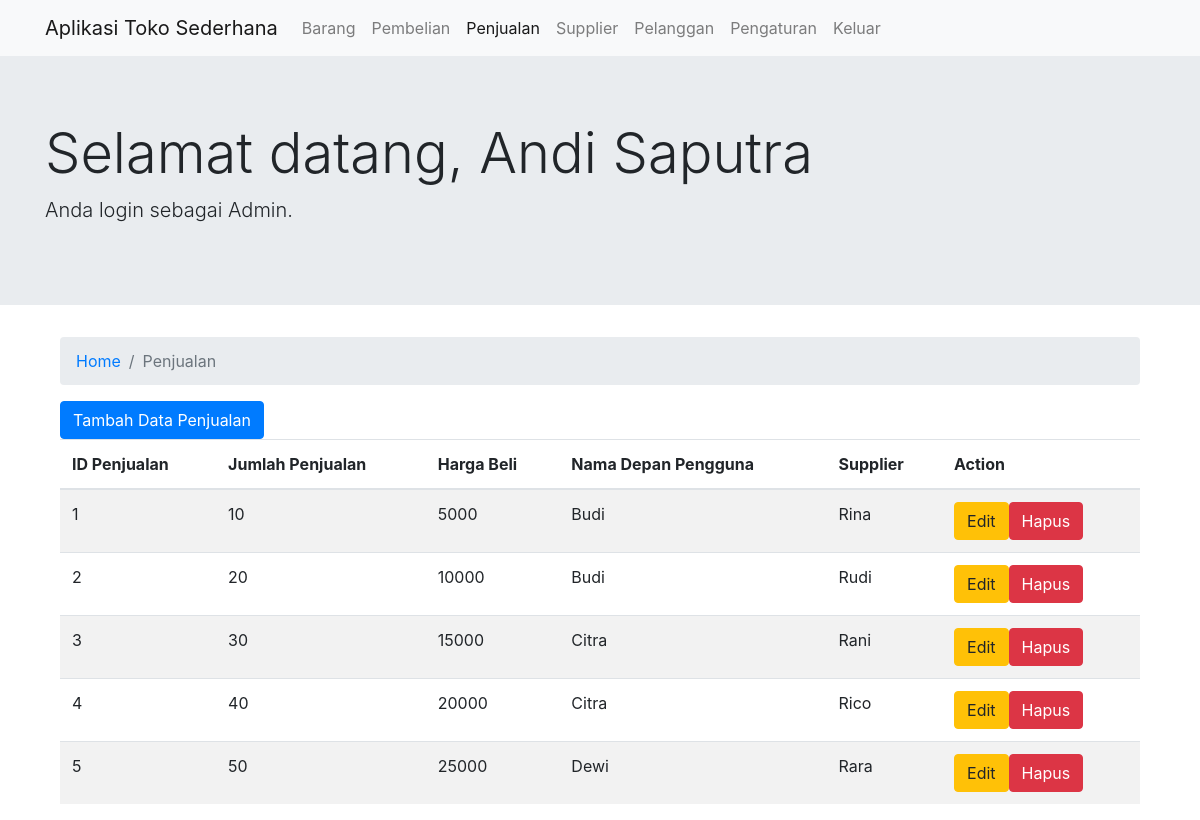
Screenshot of /home.php?halaman=penjualan (signed in) with the database file from the repository.
### tables this page shows
CREATE TABLE `HakAkses` (
  `IdAkses` int(5) NOT NULL,
  `NamaAkses` varchar(10) DEFAULT NULL,
  `Keterangan` varchar(100) DEFAULT NULL,
  PRIMARY KEY (`IdAkses`)
);

CREATE TABLE `Penjualan` (
  `IdPenjualan` int(5) NOT NULL,
  `JumlahPenjualan` int(10) DEFAULT NULL,
  `HargaJual` double DEFAULT NULL,
  `IdPengguna` int(5) DEFAULT NULL,
  `IdPelanggan` int(5) DEFAULT NULL,
  PRIMARY KEY (`IdPenjualan`)
);

CREATE TABLE `Pengguna` (
  `IdPengguna` int(5) NOT NULL,
  `NamaPengguna` varchar(100) DEFAULT NULL,
  `Password` varchar(32) DEFAULT NULL,
  `NamaDepan` varchar(50) DEFAULT NULL,
  `NamaBelakang` varchar(50) DEFAULT NULL,
  `NoHP` varchar(32) DEFAULT NULL,
  `Alamat` varchar(100) DEFAULT NULL,
  `IdAkses` int(5) DEFAULT NULL,
  PRIMARY KEY (`IdPengguna`)
);

CREATE TABLE `Pelanggan` (
  `IdPelanggan` int(5) NOT NULL,
  `NamaPelanggan` varchar(100) DEFAULT NULL,
  `NoTelepon` varchar(32) DEFAULT NULL,
  `Alamat` varchar(100) DEFAULT NULL,
  PRIMARY KEY (`IdPelanggan`)
);

### home.php (the view, shortened to what this page needs)
<?php
require_once "config.php";
$data_pengguna = $_SESSION;
$sql = "SELECT NamaAkses FROM hakakses WHERE IdAkses = " . $data_pengguna['IdAkses'];
$result = $conn->query($sql);
$nama_akses = $result->fetch_assoc();
$menu = array(
  "barang" => "Barang",
  "pembelian" => "Pembelian",
  "penjualan" => "Penjualan",
  "supplier" => "Supplier",
  "pelanggan" => "Pelanggan",
  "pengaturan" => "Pengaturan",
  "logout"  => "Keluar"
);
$halaman = isset($_GET['halaman']) ? $_GET['halaman'] : "";
function tampil_penjualan($conn) {
  $sql = "select IdPenjualan, JumlahPenjualan, HargaJual, pengguna.NamaDepan, pelanggan.NamaPelanggan from penjualan join pengguna on penjualan.idpengguna = pengguna.idpengguna join pelanggan on penjualan.idpelanggan = pelanggan.idpelanggan";
  $result = $conn->query($sql);
  if ($result->num_rows > 0) {
    echo "<div class='container'>";
    echo "<nav aria-label='breadcrumb'>";
    echo "<ol class='breadcrumb'>";
    echo "<li class='breadcrumb-item'><a href='home.php'>Home</a></li>";
    echo "<li class='breadcrumb-item active' aria-current='page'>Penjualan</li>";
    echo "</ol>";
    echo "</nav>";
    echo "<a href='tambah_barang.php' class='btn btn-primary'>Tambah Data Penjualan</a>";
    echo "<table class='table table-striped'>";
    echo "<thead>";
    echo "<tr>";
    echo "<th scope='col'>ID Penjualan</th>";
    echo "<th scope='col'>Jumlah Penjualan</th>";
    echo "<th scope='col'>Harga Beli</th>";
    echo "<th scope='col'>Nama Depan Pengguna</th>";
    echo "<th scope='col'>Supplier</th>";
    echo "<th scope='col'>Action</th>";
    echo "</tr>";
    echo "</thead>";
    echo "<tbody>";
    while ($row = $result->fetch_assoc()) {
      echo "<tr>";
      echo "<td>" . $row['IdPenjualan'] . "</td>";
      echo "<td>" . $row['JumlahPenjualan'] . "</td>";
      echo "<td>" . $row['HargaJual'] . "</td>";
      echo "<td>" . $row['NamaDepan'] . "</td>";
      echo "<td>" . $row['NamaPelanggan'] . "</td>";
      echo "<td><a href='edit_Penjualan.php?id=" . $row['IdPenjualan'] . "' class='btn btn-warning'>Edit</a><a href='hapus_Penjualan.php?id=" . $row['IdPenjualan'] . "' class='btn btn-danger'>Hapus</a></td>";
      echo "</tr>";
    }
    echo "</tbody>";
    echo "</table>";
    echo "</div>";
  } else {
    echo "<p>Tidak ada data barang.</p>";
  }
}
?>
<!DOCTYPE html>
<html lang="en">
<head>
  <link rel="stylesheet" href="https://stackpath.bootstrapcdn.com/bootstrap/4.5.2/css/bootstrap.min.css">
</head>
<body>
  <nav class="navbar navbar-expand-lg navbar-light bg-light">
    <div class="container">
      <a class="navbar-brand" href="#">Aplikasi Toko Sederhana</a>
      <div class="collapse navbar-collapse" id="navbarSupportedContent">
        <ul class="navbar-nav mr-auto">
          <?php
          foreach ($menu as $key => $value) {
            if ($halaman == $key) {
              echo "<li class='nav-item active'>";
            } else {
              echo "<li class='nav-item'>";
            }
            echo "<a class='nav-link' href='home.php?halaman=$key'>$value</a>";
            echo "</li>";
          }
          ?>
        </ul>
      </div>
    </div>
  </nav>
  <div class="jumbotron jumbotron-fluid">
    <div class="container">
      <h1 class="display-4">Selamat datang, <?php echo $data_pengguna['NamaDepan']; echo " "; echo $data_pengguna['NamaBelakang'] ?></h1>
      <p class="lead">Anda login sebagai <?php echo $nama_akses['NamaAkses']; ?>.</p>
    </div>
  </div>
  <div class="container">
    <?php
    if ($halaman == "") {
      echo "<p>Selamat datang di aplikasi toko sederhana. Silakan pilih menu di atas untuk melihat data-data yang ada.</p>";
    } else {
      if (array_key_exists($halaman, $menu)) {
        $fungsi = "tampil_" . $halaman;
        $fungsi($conn);
      } else {
        echo "<p>Halaman yang Anda minta tidak ditemukan.</p>";
      }
    }
    ?>
  </div>
</body>
</html>

### rows the page displays
hakakses: NamaAkses "Admin"
penjualan: IdPenjualan "1", JumlahPenjualan "10", HargaJual "5000", IdPengguna.NamaDepan "Budi", IdPelanggan.NamaPelanggan "Rina"
penjualan: IdPenjualan "2", JumlahPenjualan "20", HargaJual "10000", IdPengguna.NamaDepan "Budi", IdPelanggan.NamaPelanggan "Rudi"
penjualan: IdPenjualan "3", JumlahPenjualan "30", HargaJual "15000", IdPengguna.NamaDepan "Citra", IdPelanggan.NamaPelanggan "Rani"
penjualan: IdPenjualan "4", JumlahPenjualan "40", HargaJual "20000", IdPengguna.NamaDepan "Citra", IdPelanggan.NamaPelanggan "Rico"
penjualan: IdPenjualan "5", JumlahPenjualan "50", HargaJual "25000", IdPengguna.NamaDepan "Dewi", IdPelanggan.NamaPelanggan "Rara"

### other values shown
$value "Barang"
$value "Pembelian"
$value "Penjualan"
$value "Supplier"
$value "Pelanggan"
$value "Pengaturan"
$value "Keluar"
$data_pengguna['NamaDepan'] "Andi"
$data_pengguna['NamaBelakang'] "Saputra"
